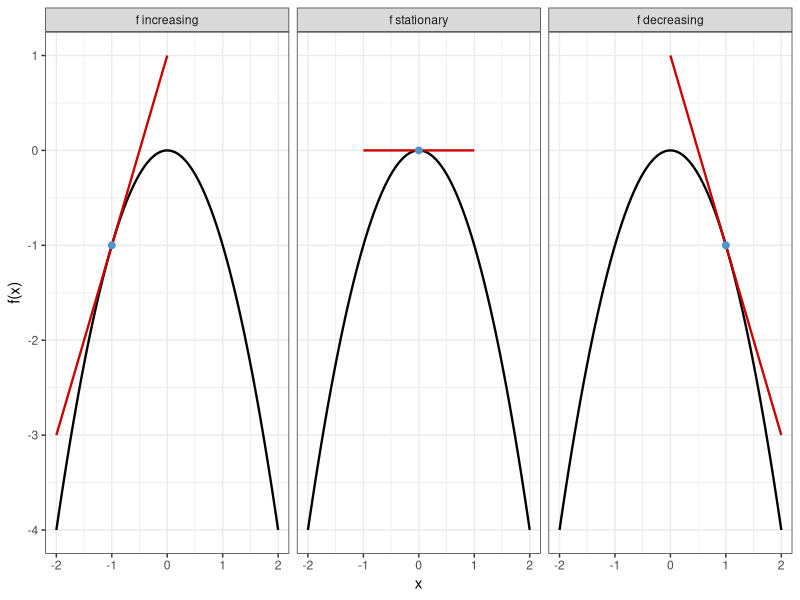
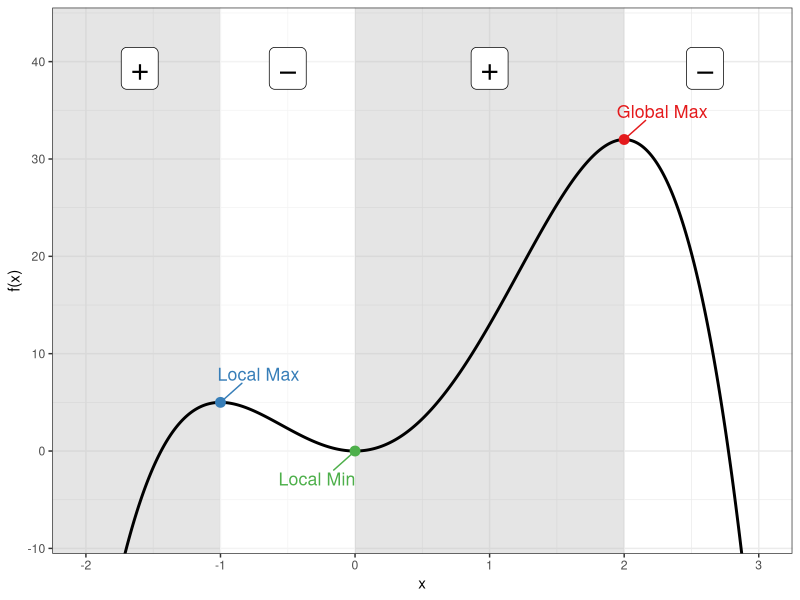
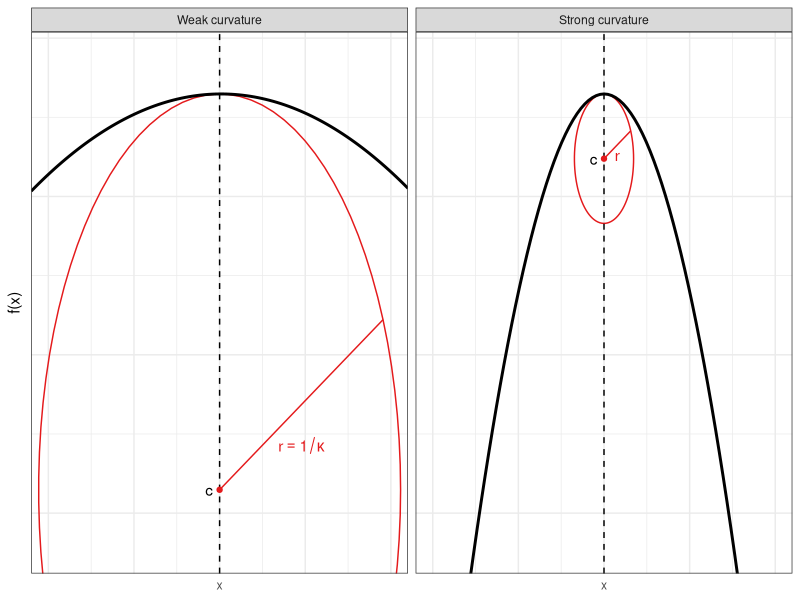
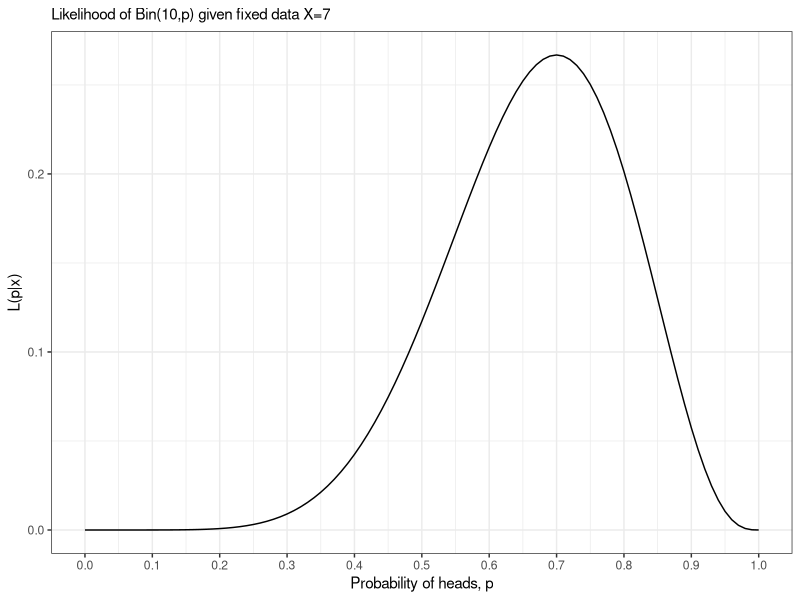
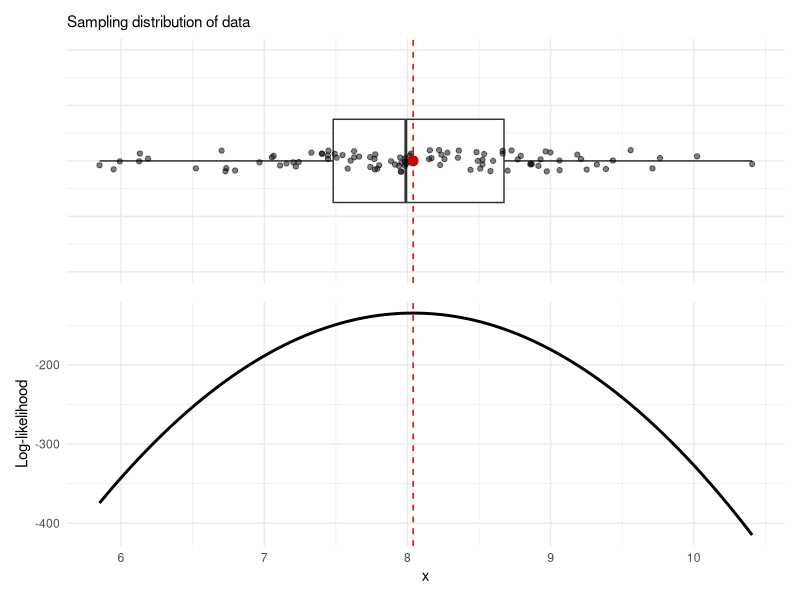

These charts were generated, in order, by the following R code:
## ---- chunk 1
#| fig-height: 2.8
#| fig-width: 7
#| out-width: 100%
library(tidyverse)

f <- function(x) -x^2
f_prime <- function(x) -2*x
x_pts <- c(-1, 0, 1)
fty <- factor(c("f increasing", "f stationary", "f decreasing"),
                levels = c("f increasing", "f stationary", "f decreasing"))

curve_df <- tibble(x = seq(-2, 2, length.out = 200), y = f(x))

tangent_df <- lapply(x_pts, function(a) {
  tibble(x = seq(a - 1, a + 1, length.out = 100),
         y = f_prime(a) * x + f(a) - f_prime(a) * a,
         x0 = a,
         type = fty[match(a, x_pts)])
}) |> bind_rows()

point_df <- tibble(x = x_pts, y = f(x_pts), type = fty)

ggplot() +
  geom_line(data = curve_df, aes(x, y), color = "black", linewidth = 0.8) +
  geom_line(data = tangent_df, aes(x, y), color = "red3", linewidth = 0.8) +
  geom_point(data = point_df, aes(x, y), color = "steelblue3", size = 2) +
  facet_wrap(~ type) +
  labs(x = "x", y = "f(x)") +
  theme_bw()
## ---- chunk 2
#| fig-height: 4.1
#| fig-width: 7
#| out-width: 100%
library(ggrepel)

f <- function(x) -3 * x ^ 4 + 4 * x ^ 3 + 12 * x ^ 2#-x^4 + 2*x^3 + 3*x^2 - 2*x
x_crit <- c(-1, 0, 2)
df <- tibble(x = seq(-2, 3, length.out = 500)) %>%
  mutate(y = f(x))

critical_points <- tibble(
  x = x_crit,
  label = c("Local Max", "Local Min", "Global Max"),
  color = RColorBrewer::brewer.pal(3, "Set1")
) %>%
  mutate(y = f(x))

shade_df <- tibble(
  xmin = c(-Inf, x_crit[1], x_crit[2]),
  xmax = c(x_crit[1], x_crit[2], x_crit[3]),
  fill = rep(c("grey75", "white"), length.out = 3)
)

pm_df <- tibble(
  x = ((c(-2.2, x_crit, 3.2) + c(x_crit, 3.2, 0)) / 2)[1:4],
  y = 35
)

ggplot(df, aes(x, y)) +
  geom_rect(data = shade_df, aes(xmin = xmin, xmax = xmax, ymin = -Inf, 
                                 ymax = Inf, fill = fill), 
            inherit.aes = FALSE, alpha = 0.4) +  
  scale_fill_identity() +
  geom_label(data = pm_df, aes(x, y, label = c("+", "−", "+", "−")),
            size = 8, color = "black", vjust = -0.5) +
  geom_line(color = "black", size = 1) +
  geom_point(data = critical_points, aes(x, y, color = label), size = 3,
             show.legend = FALSE) +
  geom_text_repel(
    data = critical_points, 
    aes(x, y, label = label, color = label), 
    size = 4.5, 
    seed = 4, 
    #nudge_y = 0.5,
    box.padding = 1, 
    point.padding = 0.4, 
    show.legend = FALSE
  ) +
  scale_colour_brewer(palette = "Set1") +
  coord_cartesian(ylim = c(-8, 43)) +
  labs(x = "x", y = "f(x)") +
  theme_bw()
## ---- chunk 3
#| fig-width: 7
#| fig-height: 3
#| out-width: 100%
#| label: curvature-concav
set.seed(123)
n1 <- 5
n2 <- 500
nratio <- sqrt(n2 / n1)
m <- 100
B <- 200
mu <- c(seq(5.8, 10.2, length = m - 1), 8)
res <- matrix(NA, nrow = m, ncol = B) 
score_vec1 <- score_vec2 <- mean_vec2 <- mean_vec1 <- rep(NA, B)

# Small FI
for (j in 1:B) {
  X <- rnorm(n1, mean = 8, sd = 1)
  ll <- rep(NA, length(mu))
  for (i in seq_along(ll)) 
    ll[i] <- sum(dnorm(X, mean = mu[i], sd = 1, log = TRUE)) 
  res[, j] <- ll
  mean_vec1[j] <- mean(X)
  score_vec1[j] <- sum(X - 8)
}
colnames(res) <- 1:B
res1 <-
  as_tibble(nratio * res) %>%
  mutate(mu = mu,
         mean = apply(nratio * res, 1, mean),
         n = n1) 

# Big FI
for (j in 1:B) {
  X <- rnorm(n2, mean = 8, sd = 1)
  ll <- rep(NA, length(mu))
  for (i in seq_along(ll)) 
    ll[i] <- sum(dnorm(X, mean = mu[i], sd = 1, log = TRUE)) 
  res[, j] <- ll
  mean_vec2[j] <- mean(X)
  score_vec2[j] <- sum(X - 8)
}
colnames(res) <- 1:B
res2 <-
  as_tibble(res) %>%
  mutate(mu = mu,
         mean = apply(res, 1, mean),
         n = n2) 

res <- bind_rows(res1, res2) %>%
  pivot_longer(`1`:`B`)

tmp <- res %>% filter(mu == 8) %>% summarise(mean = unique(mean)) %>% unlist()
diff <- max(tmp) - min(tmp)

res <-
  res |>
  mutate(
    value = case_when(
      n == n2 ~ value + diff,
      TRUE ~ value 
    ),
    mean = case_when(
      n == n2 ~ mean + diff,
      TRUE ~ mean
    ),
    n = factor(n, labels = c("Weak curvature", "Strong curvature"))
  )

ymax <- max(res$value) + 0.25 * abs(max(res$value))
ymin <- min(res$value)

r1 <- 5 * sd(mean_vec1)
r2 <- 8 * sd(mean_vec2)

circle <- tibble(
  n = factor(1:2, labels = c("Weak curvature", "Strong curvature")),  
  xc = c(8, 8),
  a = c(r1, r2),
  b = 500 * c(1, 1 * r2 / r1),
  yc = tmp[1] - b,
  phi = c(0, 0)
) %>% 
  expand_grid(t = seq(0, 2 * pi, length = 100)) %>%
  mutate(x = xc + a * cos(t) * cos(phi) - b * sin(t) * sin(phi),
         y = yc + a * cos(t) * sin(phi) + b * sin(t) * cos(phi))

circle_text <- 
  filter(circle, t > 0.39 & t < 0.45) %>%
  mutate(a2 = xc + a, label = c("r == 1 / kappa", "r"))

my_cols <- RColorBrewer::brewer.pal(3, "Set1")
res |>
  group_by(mu, n) |>
  summarise(mean = mean(mean)) |>
  ggplot(aes(mu, value)) +
  geom_path(data = circle, aes(x, y), col = my_cols[1]) +
  geom_line(aes(y = mean), col = "black", size = 1) +
  geom_vline(xintercept = 8, linetype = "dashed") +
  geom_segment(data = circle_text, aes(xc, yc, xend = x, yend = y), col = my_cols[1]) +
  geom_point(data = circle_text, aes(xc, yc), col = my_cols[1], size = 1.5) +
  geom_text(data = circle_text, aes((xc + x) / 2, (yc + y) / 2 / 0.9, label = label), 
            parse = TRUE, col = my_cols[1]) +
  geom_text(data = circle_text, aes(xc, yc), label = "c", nudge_x = -0.12) +
  scale_x_continuous(breaks = c(6, 7, 8, 9, 10), labels = c("", "", "x", "", "")) +
  labs(y = "f(x)", x = NULL) +
  coord_cartesian(ylim = c(ymin + 800, ymax), xlim = c(6, 10)) +
  facet_grid(. ~ n) +
  theme_bw() + 
  theme(axis.text.y = element_blank(), axis.ticks = element_blank()) 
## ---- chunk 4
#| out-width: 100%
#| fig-height: 3
#| fig-width: 7

x <- seq(0, 1, by = 0.01)
y <- dbinom(7, size = 10, x)

ggplot(data.frame(x = x, y = y), aes(x, y)) +
  geom_line() +
  scale_x_continuous(breaks = seq(0, 1, by = 0.1)) +
  labs(x = "Probability of heads, p", y = "L(p|x)",
       subtitle = "Likelihood of Bin(10,p) given fixed data X=7") +
  theme_bw()
## ---- chunk 5
#| message: false
#| warning: false
#| out-width: 100%
#| fig-height: 4.5
#| fig-width: 8
library(tidyverse)
n <- 100
mu <- 8
x <- rnorm(n, mean = mu, sd = 1)
loglik <- function(mu, X = x) {
  sum(dnorm(X, mean = mu, sd = 1, log = TRUE))
}

xmin <- min(x)
xmax <- max(x)

# Boxplot of sample data
p1 <-
  ggplot(tibble(x, y = 0), aes(x, y)) +
  geom_boxplot() +
  geom_jitter(size = 1.5, alpha = 0.5, height = 0.1) +
  annotate("point", x = mean(x), y = 0, size = 3, colour = "red3") +
  geom_vline(xintercept = mean(x), linetype = "dashed", colour = "red3") +
  theme_minimal() +
  coord_cartesian(ylim = c(-1, 1), xlim = c(xmin, xmax)) +
  theme(axis.text.y= element_blank(), axis.ticks.y = element_blank(),
        axis.text.x = element_blank()) +
  labs(y = NULL, x = NULL, subtitle = "Sampling distribution of data")

# Likelihood function
p2 <- tibble(
    xx = seq(xmin, xmax, length.out = 200),
    # yy = unlist(map(xx, \(z) sum(dnorm(z, mean = mean(x), sd = 1, log = TRUE))))
  ) |>
  rowwise() |>
  mutate(yy = loglik(xx)) |>
  ggplot(aes(xx, yy)) +
  geom_line(size = 1) +
  geom_vline(xintercept = mean(x), linetype = "dashed", colour = "red3") +
  coord_cartesian(xlim = c(xmin, xmax)) +
  labs(x = "x", y = "Log-likelihood") +
  theme_minimal() 

# cowplot::plot_grid(p1, p2, ncol = 1)
library(patchwork)
p1 / p2
